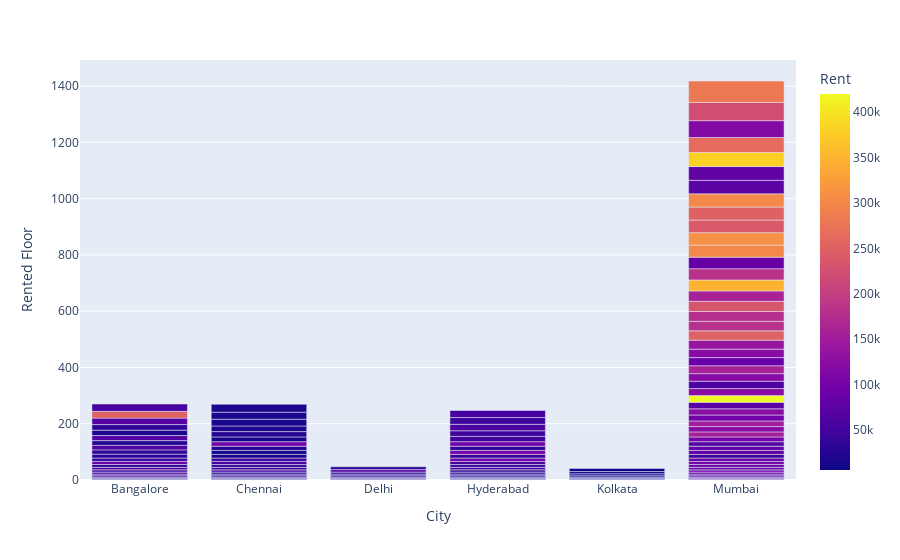

The cell this chart's notebook holds for it:
### Markdown cell above
Look for correlations

### Code cell
#Mean Rent Building floor by city
df_build = df.groupby(['Rented Floor','City']).mean().reset_index().sort_values(by = 'Rented Floor', ascending = True)
px.bar(df_build,x = 'City', y = 'Rented Floor', color = 'Rent')

### Figure 1 — Plotly figure (JSON) as saved in the notebook; plotly's stock layout.template omitted (floating-point values rounded to 4 significant figures; data arrays with more than 128 entries replaced by an {"elided": "..."} marker saying what was removed)
{"data": [{"alignmentgroup": "True", "hovertemplate": "City=%{x}<br>Rented Floor=%{y}<br>Rent=%{marker.color}<extra></extra>", "legendgroup": "", "marker": {"color": {"elided": "133 float values"}, "coloraxis": "coloraxis", "pattern": {"shape": ""}}, "name": "", "offsetgroup": "", "orientation": "v", "showlegend": false, "textposition": "auto", "type": "bar", "x": {"elided": "133 str values"}, "xaxis": "x", "y": {"elided": "133 int values"}, "yaxis": "y"}], "layout": {"barmode": "relative", "coloraxis": {"colorbar": {"title": {"text": "Rent"}}, "colorscale": [[0, "#0d0887"], [0.1111, "#46039f"], [0.2222, "#7201a8"], [0.3333, "#9c179e"], [0.4444, "#bd3786"], [0.5556, "#d8576b"], [0.6667, "#ed7953"], [0.7778, "#fb9f3a"], [0.8889, "#fdca26"], [1, "#f0f921"]]}, "legend": {"tracegroupgap": 0}, "margin": {"t": 60}, "xaxis": {"anchor": "y", "domain": [0, 1], "title": {"text": "City"}}, "yaxis": {"anchor": "x", "domain": [0, 1], "title": {"text": "Rented Floor"}}}}
